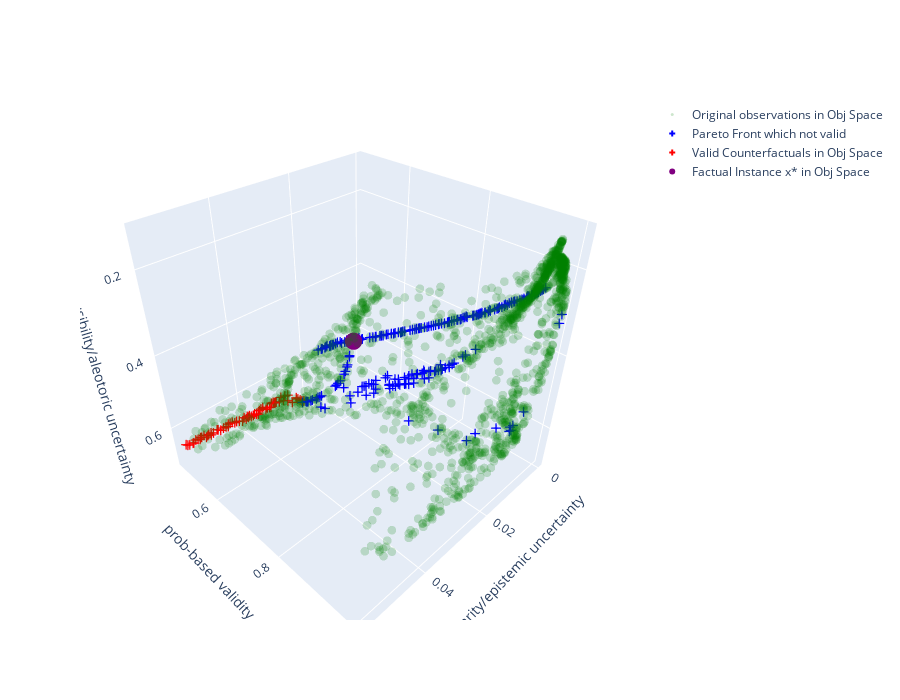

Write notebook code for a chart like this one.
### Code cell
import plotly.graph_objects as go

F_X = problem.evaluate(X)

fig = go.Figure()

fig.add_trace(go.Scatter3d(
    x=problem.evaluate(X)[:,1], y=problem.evaluate(X)[:,0], z=-problem.evaluate(X)[:,3],
    mode='markers',
    marker=dict(color='green', size=3, opacity=0.2),
    name='Original observations in Obj Space'
))

fig.add_trace(go.Scatter3d(
    x=not_valided_F_mmo[:,1], y=not_valided_F_mmo[:,0], z=-not_valided_F_mmo[:,3],
    mode='markers',
    marker=dict(color='blue', size=
                5, opacity=1,symbol='cross'),
    name='Pareto Front which not valid'
))

fig.add_trace(go.Scatter3d(
    x=valided_F_mmo[:,1], y=valided_F_mmo[:,0], z=-valided_F_mmo[:,3],
    mode='markers',
    marker=dict(color='red', size=5, symbol='cross'),
    name='Valid Counterfactuals in Obj Space'
))


# add the fixed x_star point
fig.add_trace(go.Scatter3d(
    x=[problem.evaluate(x_star.detach().cpu().numpy().astype(np.float32))[1]],
    y=[problem.evaluate(x_star.detach().cpu().numpy().astype(np.float32))[0]],
    z=[-problem.evaluate(x_star.detach().cpu().numpy().astype(np.float32))[3]],
    mode='markers',
    marker=dict(color='purple', size=6),
    name='Factual Instance x* in Obj Space'
))

fig.update_layout(
    scene=dict(
        xaxis_title='similarity/epistemic uncertainty',
        yaxis_title='prob-based validity',
        zaxis_title='plausibility/aleotoric uncertainty'
    ),
    width=900, height=700
)

# reverse z axis
fig.update_layout(scene=dict(zaxis=dict(autorange='reversed')))

fig.show()

# save to html
fig.write_html("pareto_front_3d.html")

### Figure 1 — Plotly figure (JSON) as saved in the notebook; plotly's stock layout.template omitted (floating-point values rounded to 4 significant figures; data arrays with more than 128 entries replaced by an {"elided": "..."} marker saying what was removed)
{"data": [{"marker": {"color": "green", "opacity": 0.2, "size": 3}, "mode": "markers", "name": "Original observations in Obj Space", "type": "scatter3d", "x": {"elided": "1500 float values"}, "y": {"elided": "1500 float values"}, "z": {"elided": "1500 float values"}}, {"marker": {"color": "blue", "opacity": 1, "size": 5, "symbol": "cross"}, "mode": "markers", "name": "Pareto Front which not valid", "type": "scatter3d", "x": {"elided": "215 float values"}, "y": {"elided": "215 float values"}, "z": {"elided": "215 float values"}}, {"marker": {"color": "red", "size": 5, "symbol": "cross"}, "mode": "markers", "name": "Valid Counterfactuals in Obj Space", "type": "scatter3d", "x": [0.05586, 0.0488, 0.04608, 0.03468, 0.02409, 0.04774, 0.04688, 0.02846, 0.05505, 0.03389, 0.04239, 0.05338, 0.02786, 0.04355, 0.03058, 0.02373, 0.04291, 0.05123, 0.0528, 0.04416, 0.03825, 0.05072, 0.02433, 0.03765, 0.03671, 0.03524, 0.03281, 0.03624, 0.05184, 0.03573, 0.04023, 0.0542, 0.03721, 0.03153, 0.04998, 0.02969, 0.0387, 0.04748, 0.04534, 0.04163, 0.02488, 0.05029, 0.04081, 0.03205, 0.05399, 0.0393, 0.02651, 0.05549, 0.03901, 0.04938, 0.02732, 0.04944, 0.04467, 0.0291, 0.03337, 0.05233, 0.03114, 0.02696, 0.05215, 0.0309, 0.04476, 0.02466, 0.03338, 0.03237, 0.03974], "y": [0.4722, 0.4738, 0.4743, 0.4761, 0.4966, 0.4737, 0.4743, 0.4785, 0.4729, 0.4771, 0.4748, 0.4726, 0.4779, 0.4746, 0.477, 0.5, 0.4747, 0.4731, 0.4727, 0.4745, 0.4761, 0.4739, 0.4925, 0.4762, 0.4769, 0.4759, 0.4773, 0.4775, 0.4729, 0.4758, 0.4751, 0.473, 0.4758, 0.4768, 0.4733, 0.4776, 0.4753, 0.4738, 0.4744, 0.475, 0.485, 0.4734, 0.4761, 0.4766, 0.4731, 0.4752, 0.4884, 0.4725, 0.4757, 0.4734, 0.4814, 0.474, 0.4743, 0.4777, 0.4764, 0.4731, 0.4768, 0.4783, 0.4728, 0.4768, 0.4746, 0.4881, 0.4766, 0.4776, 0.4759], "z": [0.65, 0.6586, 0.6602, 0.6639, 0.6909, 0.6552, 0.6621, 0.6758, 0.6552, 0.6736, 0.6618, 0.6515, 0.6647, 0.6576, 0.6694, 0.6914, 0.6628, 0.6511, 0.6533, 0.6569, 0.6705, 0.6593, 0.6895, 0.6708, 0.6728, 0.6649, 0.6741, 0.6743, 0.6528, 0.6672, 0.6633, 0.6559, 0.6691, 0.6651, 0.6557, 0.6733, 0.6659, 0.6571, 0.6607, 0.6657, 0.6833, 0.6572, 0.6697, 0.6652, 0.656, 0.6648, 0.6874, 0.6537, 0.6688, 0.6547, 0.6814, 0.6602, 0.6567, 0.6622, 0.67, 0.6559, 0.6691, 0.6667, 0.6522, 0.6677, 0.6632, 0.687, 0.6717, 0.675, 0.6696]}, {"marker": {"color": "purple", "size": 6}, "mode": "markers", "name": "Factual Instance x* in Obj Space", "type": "scatter3d", "x": [0.01711], "y": [0.6093], "z": [0.4795]}], "layout": {"height": 700, "scene": {"xaxis": {"title": {"text": "similarity/epistemic uncertainty"}}, "yaxis": {"title": {"text": "prob-based validity"}}, "zaxis": {"autorange": "reversed", "title": {"text": "plausibility/aleotoric uncertainty"}}}, "width": 900}}
